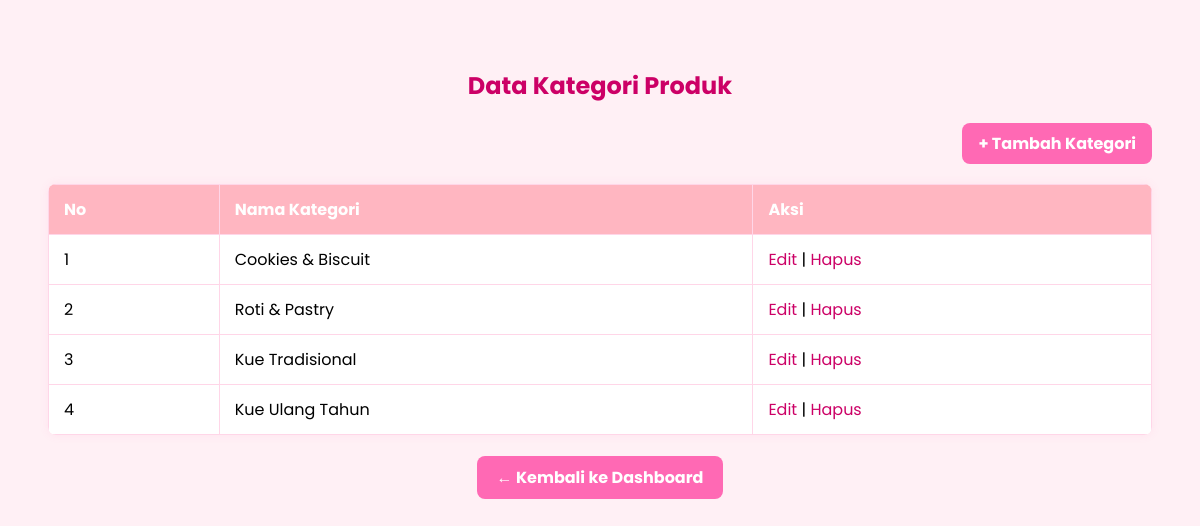
The app's page /admin/data_kategori.php (signed in) with its own data.
### tables this page shows
CREATE TABLE kategori (
    id_kategori INT AUTO_INCREMENT PRIMARY KEY,
    nama_kategori VARCHAR(100) NOT NULL
);

### admin/data_kategori.php (the view, shortened to what this page needs)
<?php
include '../config/koneksi.php';
$kategori = mysqli_query($conn, "SELECT * FROM kategori ORDER BY id_kategori DESC");
?>
<!DOCTYPE html>
<html lang="id">
<head>
</head>
<body>
    <h2>Data Kategori Produk</h2>
    <div class="top-bar">
        <a href="tambah_kategori.php">+ Tambah Kategori</a>
    </div>
    <table>
        <tr>
            <th>No</th>
            <th>Nama Kategori</th>
            <th>Aksi</th>
        </tr>
        <?php $no = 1; while ($row = mysqli_fetch_assoc($kategori)) : ?>
        <tr>
            <td><?= $no++; ?></td>
            <td><?= htmlspecialchars($row['nama_kategori']); ?></td>
            <td>
                <a href="edit_kategori.php?id=<?= $row['id_kategori']; ?>">Edit</a> |
                <a href="hapus_kategori.php?id=<?= $row['id_kategori']; ?>" onclick="return confirm('Yakin ingin menghapus kategori ini?')">Hapus</a>
            </td>
        </tr>
        <?php endwhile; ?>
    </table>
    <div class="bottom-bar">
        <a href="dashboard.php">← Kembali ke Dashboard</a>
    </div>
</body>
</html>

### admin/data_kategori.php (style rules this page uses)
body { font-family: 'Poppins', sans-serif; background-color: #fff0f5; padding: 40px; }
h2 { color: #cc0066; text-align: center; margin-bottom: 20px; }
.top-bar { display: flex; justify-content: space-between; margin-bottom: 20px; }
.top-bar a { text-decoration: none; color: #fff; background-color: #ff69b4; padding: 8px 16px; border-radius: 8px; font-weight: bold; }
table { width: 100%; border-collapse: collapse; background: #fff; border-radius: 8px; overflow: hidden; box-shadow: 0 0 10px rgba(255, 105, 180, 0.1); }
th, td { padding: 12px 15px; border: 1px solid #ffd6e8; text-align: left; }
th { background-color: #ffb6c1; color: #fff; }
td a { color: #cc0066; text-decoration: none; }
.bottom-bar { margin-top: 30px; text-align: center; }
.bottom-bar a { text-decoration: none; background-color: #ff69b4; color: #fff; padding: 10px 20px; border-radius: 8px; font-weight: bold; }

### records on screen
kategori: nama_kategori "Cookies & Biscuit"
kategori: nama_kategori "Roti & Pastry"
kategori: nama_kategori "Kue Tradisional"
kategori: nama_kategori "Kue Ulang Tahun"
